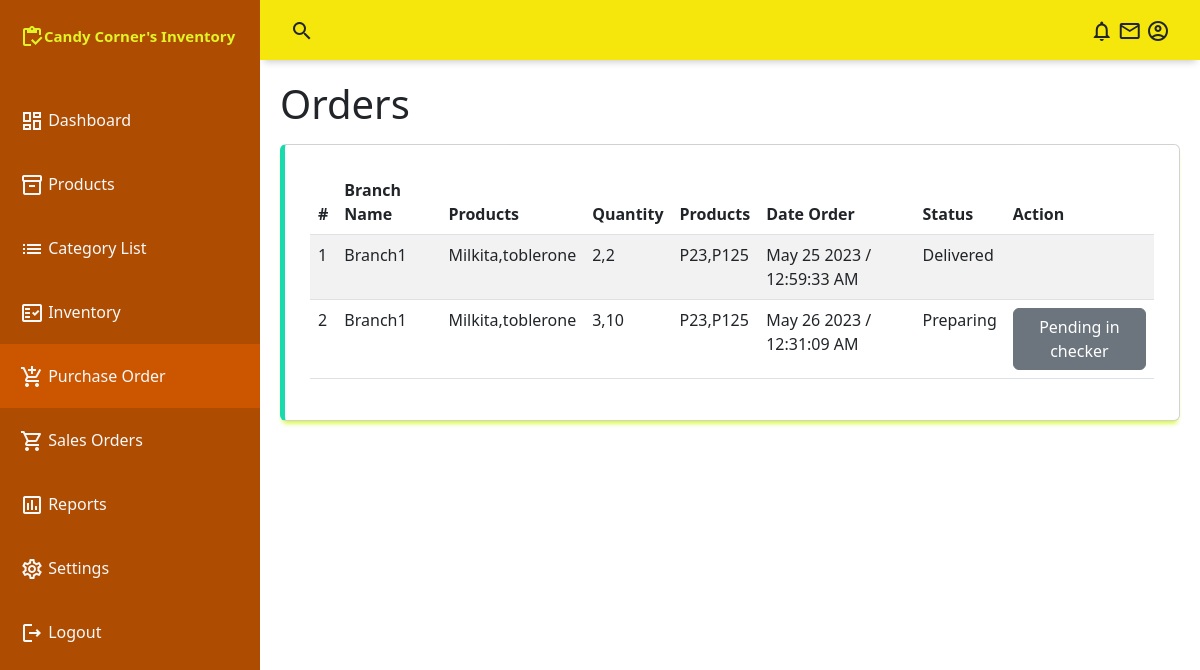
The app's page /admin/orders.php, older data.
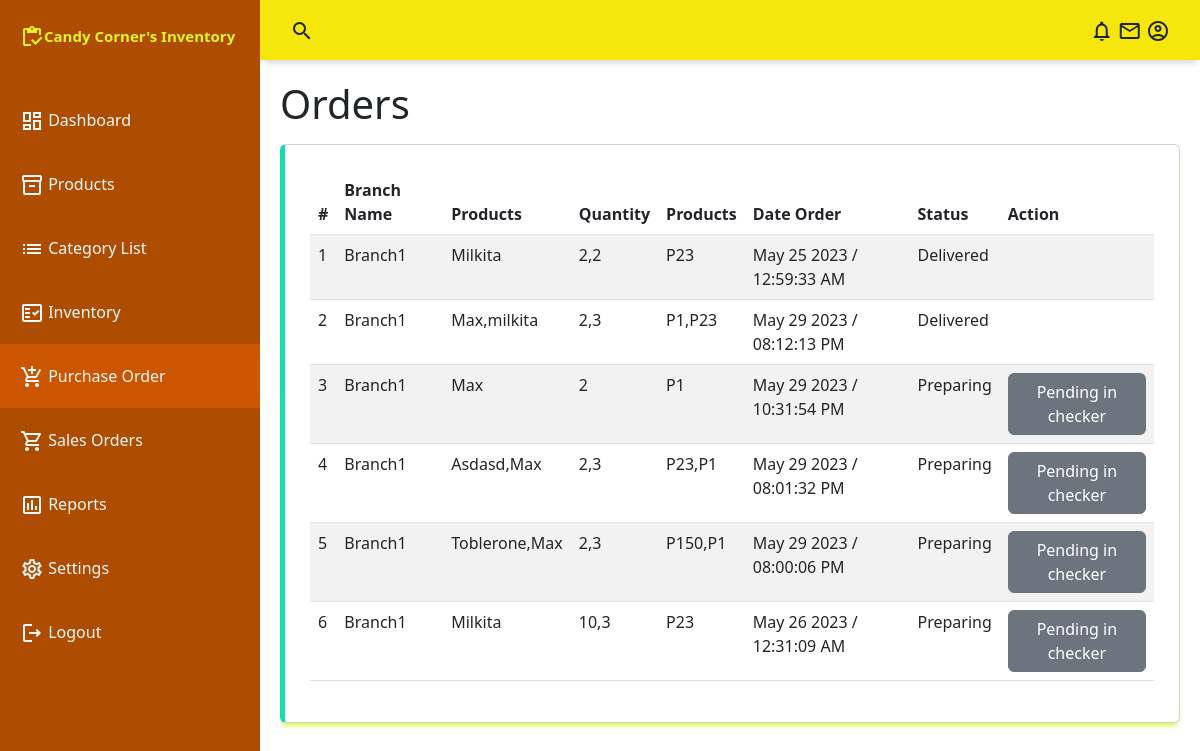
The same page, newer data.
### tables this page shows
CREATE TABLE `orders` (
  `order_id` int(255) NOT NULL,
  `order_united_id` int(255) NOT NULL,
  `order_product_id` int(255) NOT NULL,
  `order_quantity` int(11) NOT NULL,
  `order_date` datetime NOT NULL DEFAULT current_timestamp(),
  `order_status` int(11) NOT NULL DEFAULT 0,
  `order_user_id` int(11) NOT NULL
);

CREATE TABLE `users` (
  `u_id` int(255) NOT NULL,
  `u_email` text NOT NULL,
  `u_password` text NOT NULL,
  `u_name` text NOT NULL,
  `u_type` int(255) NOT NULL DEFAULT 0,
  `u_status` int(255) NOT NULL DEFAULT 0
);

### conn/config.php (called while the page is built, shortened)
<?php
	class db_connect{
		public $host = db_host;
		public $user = db_user;
		public $pass = db_pass;
		public $name = db_name;
		public function connect(){
			$this->conn = new mysqli($this->host, $this->user, $this->pass, $this->name);
		}
	}
	function statusReport($status){
		if($status == 0){
			return "Pending";
		}else if($status==1){
			return "Rejected";
		}else if($status==2){
			return "Preparing";
		}else if($status==3){
			return "Waiting for delivery";
		}else if($status==4){
			return "On the way";
		}else if($status==5){
			return "Delivered";
		}
	}
?>

### conn/class.php (called while the page is built, shortened)
<?php
	require_once'config.php';
	class db_class extends db_connect{
		public function selectOrders(){
			$query=$this->conn->prepare("SELECT *,
			GROUP_CONCAT(prod_name SEPARATOR ',') as grp_prodname,
			GROUP_CONCAT(order_quantity SEPARATOR ',') as grp_quantity,
			GROUP_CONCAT(prod_price SEPARATOR ',') as grp_price,
			GROUP_CONCAT('P',prod_price SEPARATOR ',') as grp_prices,
			DATE_FORMAT(order_date, '%M %d %Y /  %h:%i:%s %p ') as order_date
			FROM `orders` as a
			LEFT JOIN products as b
			ON a.order_product_id = b.prod_id
			LEFT JOIN category as c
			ON b.prod_category = c.category_id
			LEFT JOIN users as d
            ON a.order_user_id = d.u_id
			GROUP BY order_united_id") or die($this->conn->error);
			if($query->execute()){
				$result = $query->get_result();
				return $result;
			}
		}
	}
?>

### admin/orders.php (the view, shortened to what this page needs)
<?php
include("../conn/class.php");
$db=new db_class();
include("include/navbar.php");
include("include/sidebar.php");
?>
    <main class="main-container" style="z-index:2">
        <div class="fluid-container">
            <h1 class="mb-3">Orders</h1>
            <div class="table-responsive card">
                <table id="example" class="table table-striped" style="width:100%">
                    <thead>
                        <tr>
                            <th>#</th>
                            <th>Branch Name</th>
                            <th>Products</th>
                            <th>Quantity</th>
                            <th>Products</th>
                            <th>Date Order</th>
                            <th>Status</th>
                            <th>Action</th>
                        </tr>
                    </thead>
                    <tbody id="tbody">
                       <?php
                        $result= $db->selectOrders();
                        $i=1;
                        while($row=$result->fetch_array()){
                            $status = $row['order_status'];
                            $id = $row['order_united_id'];
                            $user_id = $row['order_user_id'];
                            $action="";
                            if($status==0){
                                $accept = status($id,$user_id,2,'Accept');
                                $decline = status($id,$user_id,1,'Decline');
                                $action = $accept.$decline;
                            }else if($status==2){
                                $action="<button class='btn btn-secondary'>Pending in checker</button>";
                            }else if($status==1){
                                $action="<button class='btn btn-danger'>Not Available</button>";
                            }
                            $status = statusReport($row['order_status']);
                            echo
                            '<tr>
                                <td>'.$i.'</td>
                                <td>'.ucfirst($row['u_name']).'</td>
                                <td>'.ucfirst($row['grp_prodname']).'</td>
                                <td>'.ucfirst($row['grp_quantity']).'</td>
                                <td>'.ucfirst($row['grp_prices']).'</td>
                                <td>'.ucfirst($row['order_date']).'</td>
                                <td>'.$status.'</td>
                                <td>
                                    '.$action.'
                                </td>
                            </tr>';
                            $i++;
                        }
                       ?>
                    </tbody>
                </table>
            </div>
        </div>
    </main>

Row changes from the older to the newer data that the page shows:
no longer on this page (row unchanged): orders: users.u_name "Branch1", grp_prodname "Milkita,toblerone", grp_quantity "3,10", grp_prices "P23,P125", order_date "May 26 2023 / 12:31:09 AM", order_status "Preparing", shows "Pending in checker"
computed for orders (number 1 of 6 on the later page): grp_prodname "Milkita,toblerone" → "Milkita"; grp_prices "P23,P125" → "P23"
added orders: users.u_name "Branch1", grp_prodname "Max,milkita", grp_quantity "2,3", grp_prices "P1,P23", order_date "May 29 2023 / 08:12:13 PM", order_status "Delivered"
added orders: users.u_name "Branch1", grp_prodname "Max", grp_quantity "2", grp_prices "P1", order_date "May 29 2023 / 10:31:54 PM", order_status "Preparing", shows "Pending in checker"
added orders: users.u_name "Branch1", grp_prodname "Asdasd,Max", grp_quantity "2,3", grp_prices "P23,P1", order_date "May 29 2023 / 08:01:32 PM", order_status "Preparing", shows "Pending in checker"
added orders: users.u_name "Branch1", grp_prodname "Toblerone,Max", grp_quantity "2,3", grp_prices "P150,P1", order_date "May 29 2023 / 08:00:06 PM", order_status "Preparing", shows "Pending in checker"
now on this page (row unchanged): orders: users.u_name "Branch1", grp_prodname "Milkita", grp_quantity "10,3", grp_prices "P23", order_date "May 26 2023 / 12:31:09 AM", order_status "Preparing", shows "Pending in checker"
